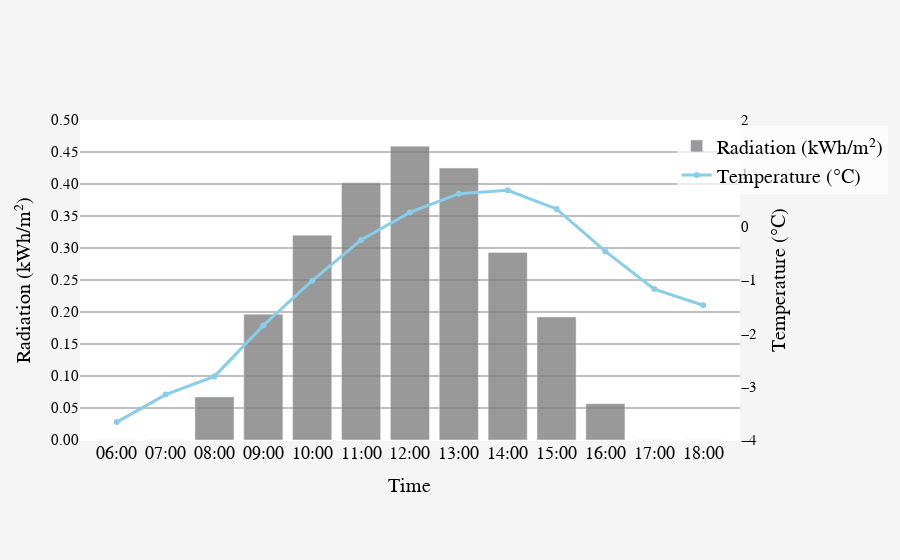

The notebook cell this image was saved under:
### Code cell
# 1. 주요 기상 변수 추출
df['GHI_kWh'] = df[13] / 1000
df['Temp'] = df[6]

# 2. 데이터 필터링 (2010년 12월 데이터)
dec_2010 = df[(df[0] == 2010) & (df['Month'] == 12)].copy()

# 3. 시간 필터링 (06시~18시 사용)
hourly_avg_filtered = dec_2010[(dec_2010['Hour'] >= 6) & (dec_2010['Hour'] <= 18)].groupby('Hour')[['GHI_kWh', 'Temp']].mean()

# 4. X축 Label
hour_labels = [f"{hour:02d}:00" for hour in hourly_avg_filtered.index]

# 5. 그래프 시각화
from plotly.subplots import make_subplots
import plotly.graph_objects as go

fig = make_subplots(specs=[[{"secondary_y": True}]])

# Bar plot (Radiation)
fig.add_trace(
    go.Bar(
        x=hour_labels,
        y=hourly_avg_filtered['GHI_kWh'],
        name='Radiation (kWh/m²)',
        marker_color='gray',
        opacity=0.8  # Bar 투명도 추가
    ),
    secondary_y=False,
)

# Temperature (Temp → 점+선)
fig.add_trace(
    go.Scatter(
        x=hour_labels,
        y=hourly_avg_filtered['Temp'],
        name='Temperature (°C)',
        mode='lines+markers',
        line=dict(color='skyblue', width=3)  # 라인 두께 3로 설정
    ),
    secondary_y=True,
)

# Layout 설정
fig.update_layout(
    legend=dict(
        x=0.85,
        y=0.98,
        xanchor='left',
        yanchor='top',
        font=dict(family="Noto Sans KR Medium", size=20, color="black"),
        bgcolor="rgba(255,255,255,0.7)",
        bordercolor="black",
        borderwidth=0
    ),
    margin=dict(l=80, r=80, t=120, b=120),
    plot_bgcolor='white',
    paper_bgcolor='whitesmoke'
)

# X축 설정
fig.update_xaxes(
    title_text="Time",
    type='category',
    tickangle=0,
    showgrid=True,
    title_font=dict(size=20, family="Noto Sans KR Medium", color="black"),
    tickfont=dict(size=18, family="Noto Sans KR Medium", color="black")  # 글자 크기 조절 추가
)

# Y축 Radiation
fig.update_yaxes(
    title_text="Radiation (kWh/m²)",
    title_font=dict(size=20, family="Noto Sans KR Medium", color="black"),
    tickfont=dict(size=15, family="Noto Sans KR Medium", color="black"),  # 여기 추가!
    secondary_y=False,
    range=[0, 0.5],
    showgrid=True,
    gridcolor='rgba(0,0,0,0.5)',
    gridwidth=1,
    tickvals=[round(x * 0.05, 8) for x in range(11)],
    ticktext=[f"{round(x * 0.05, 2):.2f}" for x in range(11)],
    tickmode='array'
)

# Y축 Temp → grid 표시 안함
fig.update_yaxes(
    title_text="Temperature (°C)",
    title_font=dict(size=20, family="Noto Sans KR Medium", color="black"),
    tickfont=dict(size=15, family="Noto Sans KR Medium", color="black"),  # 여기 추가!
    secondary_y=True,
    range=[-4, 2],
    showgrid=False
)

# Show the plot
fig.show()

# Save as HTML
#fig.write_html("Data Analysis.html")

### Figure 1 — Plotly figure (JSON) as saved in the notebook; plotly's stock layout.template omitted (floating-point values rounded to 4 significant figures)
{"data": [{"marker": {"color": "gray"}, "name": "Radiation (kWh/m²)", "opacity": 0.8, "type": "bar", "x": ["06:00", "07:00", "08:00", "09:00", "10:00", "11:00", "12:00", "13:00", "14:00", "15:00", "16:00", "17:00", "18:00"], "xaxis": "x", "y": [0.0, 0.0, 0.06732, 0.1966, 0.32, 0.4018, 0.4591, 0.4249, 0.293, 0.1923, 0.05677, 0.0, 0.0], "yaxis": "y"}, {"line": {"color": "skyblue", "width": 3}, "mode": "lines+markers", "name": "Temperature (°C)", "type": "scatter", "x": ["06:00", "07:00", "08:00", "09:00", "10:00", "11:00", "12:00", "13:00", "14:00", "15:00", "16:00", "17:00", "18:00"], "xaxis": "x", "y": [-3.665, -3.148, -2.806, -1.852, -1.013, -0.2484, 0.2677, 0.6194, 0.6806, 0.3323, -0.4645, -1.171, -1.474], "yaxis": "y2"}], "layout": {"legend": {"bgcolor": "rgba(255,255,255,0.7)", "bordercolor": "black", "borderwidth": 0, "font": {"color": "black", "family": "Noto Sans KR Medium", "size": 20}, "x": 0.85, "xanchor": "left", "y": 0.98, "yanchor": "top"}, "margin": {"b": 120, "l": 80, "r": 80, "t": 120}, "paper_bgcolor": "whitesmoke", "plot_bgcolor": "white", "xaxis": {"anchor": "y", "domain": [0, 0.94], "showgrid": true, "tickangle": 0, "tickfont": {"color": "black", "family": "Noto Sans KR Medium", "size": 18}, "title": {"font": {"color": "black", "family": "Noto Sans KR Medium", "size": 20}, "text": "Time"}, "type": "category"}, "yaxis": {"anchor": "x", "domain": [0, 1], "gridcolor": "rgba(0,0,0,0.5)", "gridwidth": 1, "range": [0, 0.5], "showgrid": true, "tickfont": {"color": "black", "family": "Noto Sans KR Medium", "size": 15}, "tickmode": "array", "ticktext": ["0.00", "0.05", "0.10", "0.15", "0.20", "0.25", "0.30", "0.35", "0.40", "0.45", "0.50"], "tickvals": [0, 0.05, 0.1, 0.15, 0.2, 0.25, 0.3, 0.35, 0.4, 0.45, 0.5], "title": {"font": {"color": "black", "family": "Noto Sans KR Medium", "size": 20}, "text": "Radiation (kWh/m²)"}}, "yaxis2": {"anchor": "x", "overlaying": "y", "range": [-4, 2], "showgrid": false, "side": "right", "tickfont": {"color": "black", "family": "Noto Sans KR Medium", "size": 15}, "title": {"font": {"color": "black", "family": "Noto Sans KR Medium", "size": 20}, "text": "Temperature (°C)"}}}}
